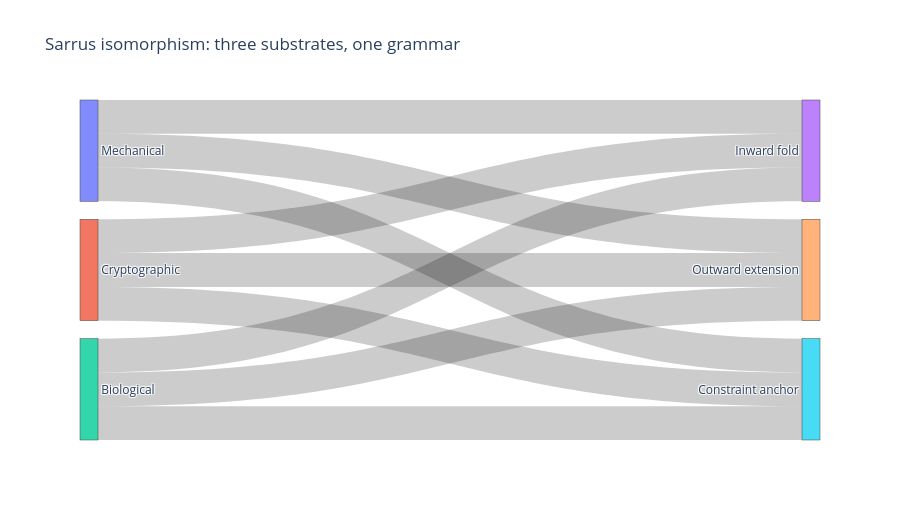

Notebook source saved alongside this figure:
### Code cell
labels = [
    "Mechanical", "Cryptographic", "Biological",
    "Inward fold", "Outward extension", "Constraint anchor"
]
source = [0, 1, 2, 0, 1, 2, 0, 1, 2]
target = [3, 3, 3, 4, 4, 4, 5, 5, 5]
value = [1]*9

fig_sarrus = go.Figure(data=[go.Sankey(
    node=dict(label=labels, pad=18, thickness=18),
    link=dict(source=source, target=target, value=value)
)])
fig_sarrus.update_layout(title="Sarrus isomorphism: three substrates, one grammar", height=520)
fig_sarrus.show()

### Figure 1 — Plotly figure (JSON) as saved in the notebook; plotly's stock layout.template omitted (floating-point values rounded to 4 significant figures)
{"data": [{"link": {"source": [0, 1, 2, 0, 1, 2, 0, 1, 2], "target": [3, 3, 3, 4, 4, 4, 5, 5, 5], "value": [1, 1, 1, 1, 1, 1, 1, 1, 1]}, "node": {"label": ["Mechanical", "Cryptographic", "Biological", "Inward fold", "Outward extension", "Constraint anchor"], "pad": 18, "thickness": 18}, "type": "sankey"}], "layout": {"height": 520, "title": {"text": "Sarrus isomorphism: three substrates, one grammar"}}}
